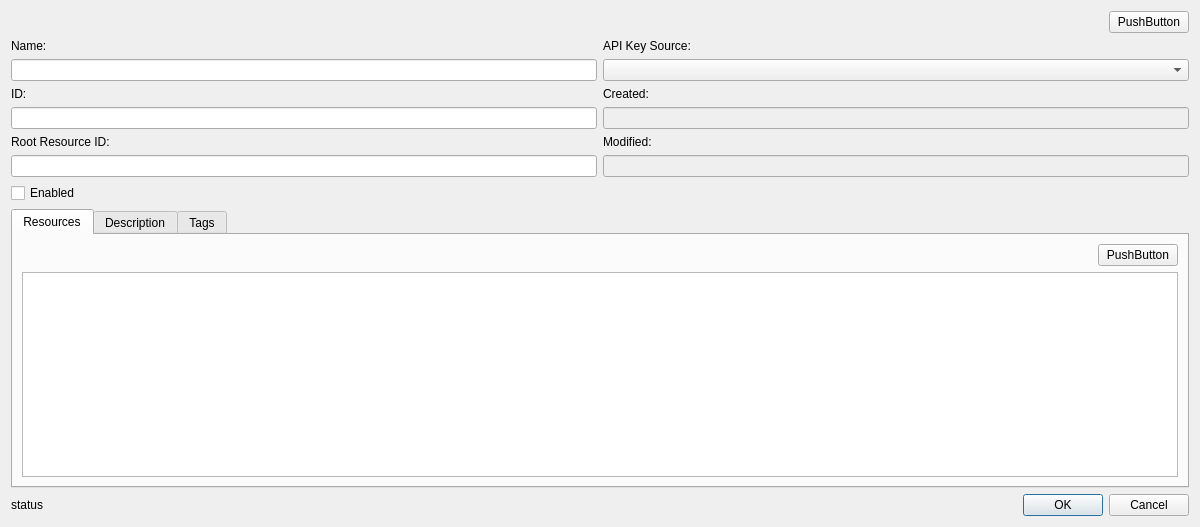
<?xml version="1.0" encoding="UTF-8"?>
<ui version="4.0">
 <class>RestApiDetailsDialog</class>
 <widget class="QDialog" name="RestApiDetailsDialog">
  <property name="geometry">
   <rect>
    <x>0</x>
    <y>0</y>
    <width>1200</width>
    <height>527</height>
   </rect>
  </property>
  <property name="windowTitle">
   <string>Rest Api Details</string>
  </property>
  <layout class="QVBoxLayout" name="verticalLayout_2">
   <item>
    <layout class="QHBoxLayout" name="horizontalLayout_3">
     <property name="topMargin">
      <number>0</number>
     </property>
     <item>
      <spacer name="horizontalSpacer">
       <property name="orientation">
        <enum>Qt::Orientation::Horizontal</enum>
       </property>
       <property name="sizeHint" stdset="0">
        <size>
         <width>40</width>
         <height>20</height>
        </size>
       </property>
      </spacer>
     </item>
     <item>
      <widget class="QPushButton" name="refreshButton">
       <property name="text">
        <string>PushButton</string>
       </property>
      </widget>
     </item>
    </layout>
   </item>
   <item>
    <layout class="QGridLayout" name="gridLayout">
     <item row="5" column="0">
      <widget class="QLabel" name="rootResourceIdLabel">
       <property name="text">
        <string>Root Resource ID:</string>
       </property>
      </widget>
     </item>
     <item row="1" column="0">
      <widget class="QLabel" name="nameLabel">
       <property name="text">
        <string>Name:</string>
       </property>
      </widget>
     </item>
     <item row="8" column="0">
      <widget class="QCheckBox" name="enabledCheck">
       <property name="text">
        <string>Enabled</string>
       </property>
      </widget>
     </item>
     <item row="2" column="0">
      <widget class="QLineEdit" name="nameEdit"/>
     </item>
     <item row="6" column="0">
      <widget class="QLineEdit" name="rootResourceIdEdit"/>
     </item>
     <item row="3" column="0">
      <widget class="QLabel" name="idLabel">
       <property name="text">
        <string>ID:</string>
       </property>
      </widget>
     </item>
     <item row="4" column="0">
      <widget class="QLineEdit" name="idEdit"/>
     </item>
     <item row="0" column="0">
      <layout class="QHBoxLayout" name="horizontalLayout"/>
     </item>
     <item row="5" column="1">
      <widget class="QLabel" name="modifiedLabel">
       <property name="text">
        <string>Modified:</string>
       </property>
      </widget>
     </item>
     <item row="4" column="1">
      <widget class="QLineEdit" name="createdEdit">
       <property name="enabled">
        <bool>false</bool>
       </property>
      </widget>
     </item>
     <item row="3" column="1">
      <widget class="QLabel" name="createdLabel">
       <property name="text">
        <string>Created:</string>
       </property>
      </widget>
     </item>
     <item row="1" column="1">
      <widget class="QLabel" name="apiKeySourceLabel">
       <property name="text">
        <string>API Key Source:</string>
       </property>
      </widget>
     </item>
     <item row="2" column="1">
      <widget class="QComboBox" name="apiKeySourceCombo"/>
     </item>
     <item row="6" column="1">
      <widget class="QLineEdit" name="modifiedEdit">
       <property name="enabled">
        <bool>false</bool>
       </property>
      </widget>
     </item>
    </layout>
   </item>
   <item>
    <widget class="QTabWidget" name="tabWidget">
     <property name="currentIndex">
      <number>0</number>
     </property>
     <widget class="QWidget" name="Tab">
      <attribute name="title">
       <string>Resources</string>
      </attribute>
      <layout class="QVBoxLayout" name="verticalLayout_3">
       <item>
        <layout class="QHBoxLayout" name="horizontalLayout_4">
         <property name="topMargin">
          <number>0</number>
         </property>
         <item>
          <spacer name="horizontalSpacer_2">
           <property name="orientation">
            <enum>Qt::Orientation::Horizontal</enum>
           </property>
           <property name="sizeHint" stdset="0">
            <size>
             <width>40</width>
             <height>20</height>
            </size>
           </property>
          </spacer>
         </item>
         <item>
          <widget class="QPushButton" name="addResourceButton">
           <property name="text">
            <string>PushButton</string>
           </property>
          </widget>
         </item>
        </layout>
       </item>
       <item>
        <widget class="QTableWidget" name="resourceTable"/>
       </item>
      </layout>
     </widget>
     <widget class="QWidget" name="descriptionTab">
      <attribute name="title">
       <string>Description</string>
      </attribute>
      <layout class="QVBoxLayout" name="verticalLayout">
       <item>
        <widget class="QTextEdit" name="descriptionEdit"/>
       </item>
      </layout>
     </widget>
     <widget class="QWidget" name="tagTab">
      <attribute name="title">
       <string>Tags</string>
      </attribute>
     </widget>
    </widget>
   </item>
   <item>
    <layout class="QHBoxLayout" name="horizontalLayout_2" stretch="2,1">
     <property name="topMargin">
      <number>0</number>
     </property>
     <item>
      <widget class="QLabel" name="statusLabel">
       <property name="text">
        <string>status</string>
       </property>
      </widget>
     </item>
     <item>
      <widget class="QDialogButtonBox" name="buttonBox">
       <property name="standardButtons">
        <set>QDialogButtonBox::StandardButton::Cancel|QDialogButtonBox::StandardButton::Ok</set>
       </property>
      </widget>
     </item>
    </layout>
   </item>
  </layout>
 </widget>
 <resources/>
 <connections/>
</ui>
